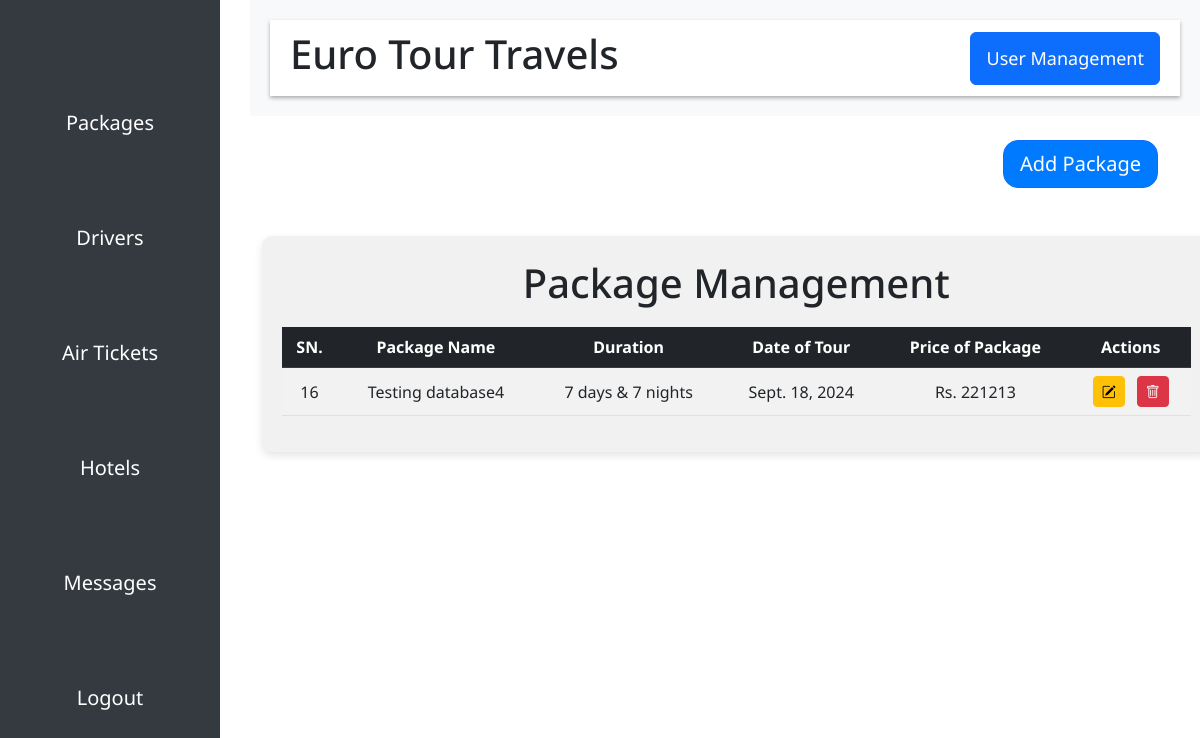
The app's page /package/ (signed in), older data.
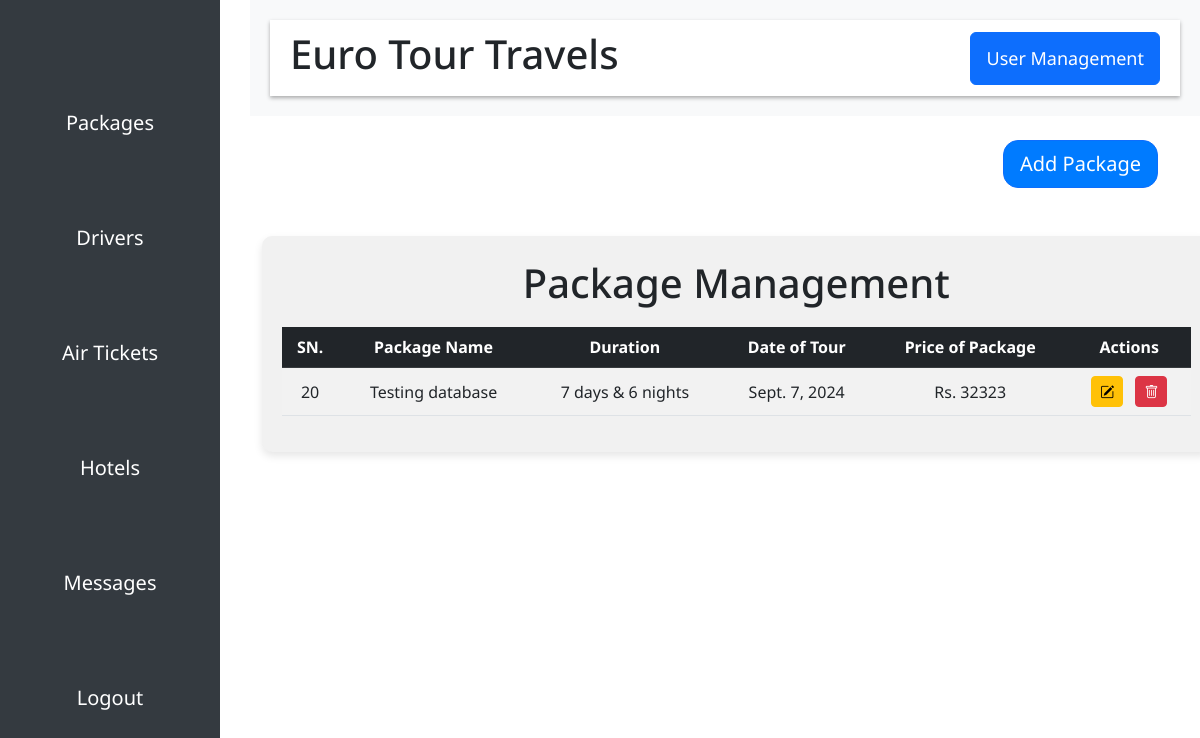
The same page, newer data.
### core/models.py (models this page shows, shortened)
class Package(models.Model):
    packageId = models.AutoField(primary_key=True)
    packagename = models.CharField(max_length=255, verbose_name="Package Name", null=True, blank=False, default="Blank")
    duration = models.CharField(max_length=200, verbose_name="Duration", null=True, blank=False, default="Blank")
    dateoftour = models.DateField(verbose_name="Date of Tour", null=True, blank=False)
    price = models.IntegerField(verbose_name="Price of Package", null=True, blank=False)
    packagedescription = models.CharField(max_length=10000, verbose_name="Package Description", null=True, blank=False, default="Blank")
    image = models.ImageField(upload_to="packages/images", verbose_name="Images", null=True, blank=False, default='')

### core/views.py (the view)
# urls.py: path("package/", package, name="package"),
@login_required
@user_passes_test(user_has_package_management_role)
def package(request):
    packages = Package.objects.all()
    context = {
        'packages' : packages
    }
    return render(request, 'admin/package.html', context=context)

### core/views.py (called while the page is built)
def user_has_package_management_role(user):
    return user.is_superuser or (hasattr(user, 'profile') and user.profile.package_management)

### templates/admin/package.html (shortened to what this page needs)
{% extends 'admin/adminbase.html' %}
{% load static %}
{% block body %}
  <div class="container mt-4">
    <div class="add-package-btn text-end mt-4 mb-5">
      <a class="btn btn-primary btn-lg" href="{% url 'add-package' %}">Add Package</a>
    </div>
    <div class="package-table">
      <h1 class="text-center" style="position: relative; bottom: 12px;">Package Management</h1>
      <table class="table table-striped table-hover">
        <thead class="table-dark">
          <tr>
            <th>SN.</th>
            <th>Package Name</th>
            <th>Duration</th>
            <th>Date of Tour</th>
            <th>Price of Package</th>
            <th>Actions</th>
          </tr>
        </thead>
        <tbody>
          {% for i in packages %}
            <tr>
              <td>{{ i.packageId }}</td>
              <td>{{ i.packagename }}</td>
              <td>{{ i.duration }}</td>
              <td>{{ i.dateoftour }}</td>
              <td>Rs. {{ i.price }}</td>
              <td>
                <a href="{% url 'update-package' i.packageId %}" class="btn btn-warning btn-sm me-2"><i class="bi bi-pencil-square"></i></a>
                <a href="{% url 'delete-package' i.packageId %}" class="btn btn-danger btn-sm"
                onclick="return confirm('Are you sure you want to delete this user?');"><i class="bi bi-trash"></i></a>
              </td>
            </tr>
          {% endfor %}
        </tbody>
      </table>
    </div>
  </div>
{% endblock %}

Row changes from the older to the newer data that the page shows:
removed Package: packageId "16", packagename "Testing database4", duration "7 days & 7 nights", dateoftour "Sept. 18, 2024", price "221213"
added Package: packageId "20", packagename "Testing database", duration "7 days & 6 nights", dateoftour "Sept. 7, 2024", price "32323"
